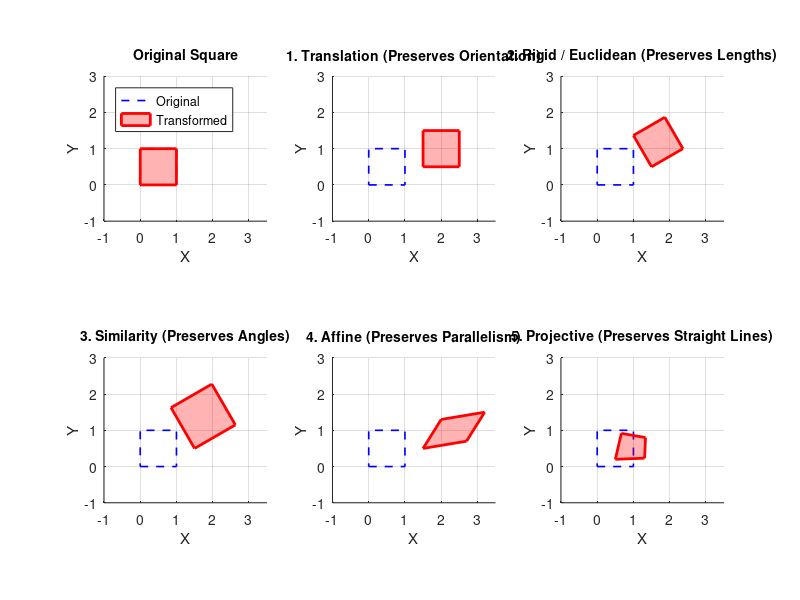

Source code (MATLAB):
% 2D Geometric Transformations Hierarchy Visualization
clear; clc; close all;

% 1. Define original unit square in homogeneous coordinates [x; y; 1]
% Vertices ordered to form a closed loop
square_pts = [0 1 1 0 0;
              0 0 1 1 0;
              1 1 1 1 1];

% 2. Define Transformation Matrices (3x3 homogeneous form)

% --- Original ---
H_orig = eye(3);

% --- 1. Translation (2 DoF) ---
tx = 1.5; ty = 0.5;
H_trans = [1 0 tx;
           0 1 ty;
           0 0  1];

% --- 2. Rigid / Euclidean (3 DoF: Rotation + Translation) ---
theta = pi / 6; % 30 degrees
R = [cos(theta) -sin(theta); 
     sin(theta)  cos(theta)];
H_rigid = [R, [tx; ty];
           0 0 1];

% --- 3. Similarity (4 DoF: Uniform Scale + Rotation + Translation) ---
s = 1.3; % scale factor
H_sim = [s*R, [tx; ty];
         0   0   1];

% --- 4. Affine (6 DoF: Non-uniform Scale, Shear, Rotation, Translation) ---
A = [1.2, 0.5;   % Linear transformation matrix (shear + non-uniform scale)
     0.2, 0.8];
H_affine = [A, [tx; ty];
            0 0 1];

% --- 5. Projective / Homography (8 DoF: Keystoning / Perspective distortion) ---
H_proj = [1.2, 0.3, 0.5;
          0.1, 0.9, 0.2;
          0.3, 0.2, 1.0]; % Non-zero bottom row creates perspective effect

% Pack transformations and labels into cell arrays
transforms = {H_orig, H_trans, H_rigid, H_sim, H_affine, H_proj};
titles = {'Original Square', ...
          '1. Translation (Preserves Orientation)', ...
          '2. Rigid / Euclidean (Preserves Lengths)', ...
          '3. Similarity (Preserves Angles)', ...
          '4. Affine (Preserves Parallelism)', ...
          '5. Projective (Preserves Straight Lines)'};

% 3. Visualization
figure('Color', 'w', 'Position', [100, 100, 1100, 700]);

for i = 1:length(transforms)
    subplot(2, 3, i);
    hold on; grid on; axis equal;
    
    % Apply transformation matrix
    transformed_pts = transforms{i} * square_pts;
    
    % Normalize by homogeneous coordinate w (3rd row) for projective mapping
    X = transformed_pts(1, :) ./ transformed_pts(3, :);
    Y = transformed_pts(2, :) ./ transformed_pts(3, :);
    
    % Plot original reference (dashed blue) and transformed shape (filled red)
    plot(square_pts(1,:), square_pts(2,:), 'b--', 'LineWidth', 1.2, 'DisplayName', 'Original');
    fill(X, Y, 'r', 'FaceAlpha', 0.3, 'EdgeColor', 'r', 'LineWidth', 2, 'DisplayName', 'Transformed');
    
    title(titles{i}, 'FontSize', 10, 'FontWeight', 'bold');
    xlabel('X'); ylabel('Y');
    xlim([-1, 3.5]); ylim([-1, 3]);
    
    if i == 1
        legend('Location', 'northwest');
    end
end
